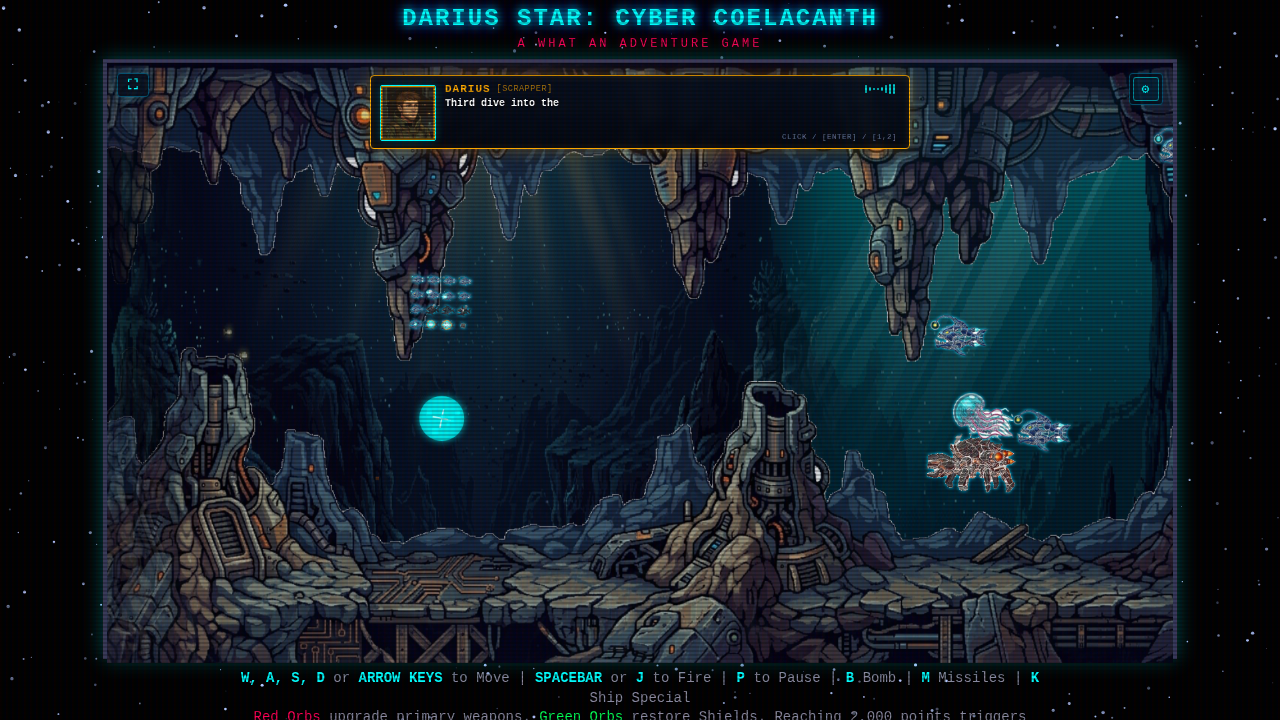
#> input picture tests/gameplay_scale_verification.png, 1280 x 720 px
$ python slice_and_process_sprites.py ../tests/gameplay_scale_verification.png ../tests/gameplay_scale_verification.png
#> lines starting #> are read from the running program, lines starting #| are printed output that depends on the picture; after the words box and inside, x2 and y2 are one past the last pixel; in counts of white or black regions, pixels touching at a corner belong together
#> further down, img is the input picture: PIL image 1280x720 RGB; mean R, G, B 19.5, 30.4, 39.2
#!/usr/bin/env python3
"""
scripts/slice_and_process_sprites.py
Standardized 4-Boundary Flood-Fill Alpha Slicing and Atlas Assembler for Boss Sprites.
"""

import sys
import os
import glob
from collections import deque
import numpy as np
from PIL import Image

from PIL import ImageFilter

def extract_alpha_flood_fill(img: Image.Image, bg_threshold: int = 242, close_radius: int = 2) -> Image.Image:
    """
    Extracts alpha transparency by flood-filling exclusively from the 4 outer image borders
    with morphological perimeter gap closing to guarantee 100% solid, filled-in interior models.
    Internal white highlights, armor plates, and speculars remain 100% opaque.
    """
#> called with bg_threshold = 242, close_radius = 2
    arr = np.array(img.convert('RGB'))
    h, w = arr.shape[:2]
#> h = 720; w = 1280

    is_sprite = (arr[:, :, 0] < bg_threshold) | (arr[:, :, 1] < bg_threshold) | (arr[:, :, 2] < bg_threshold)
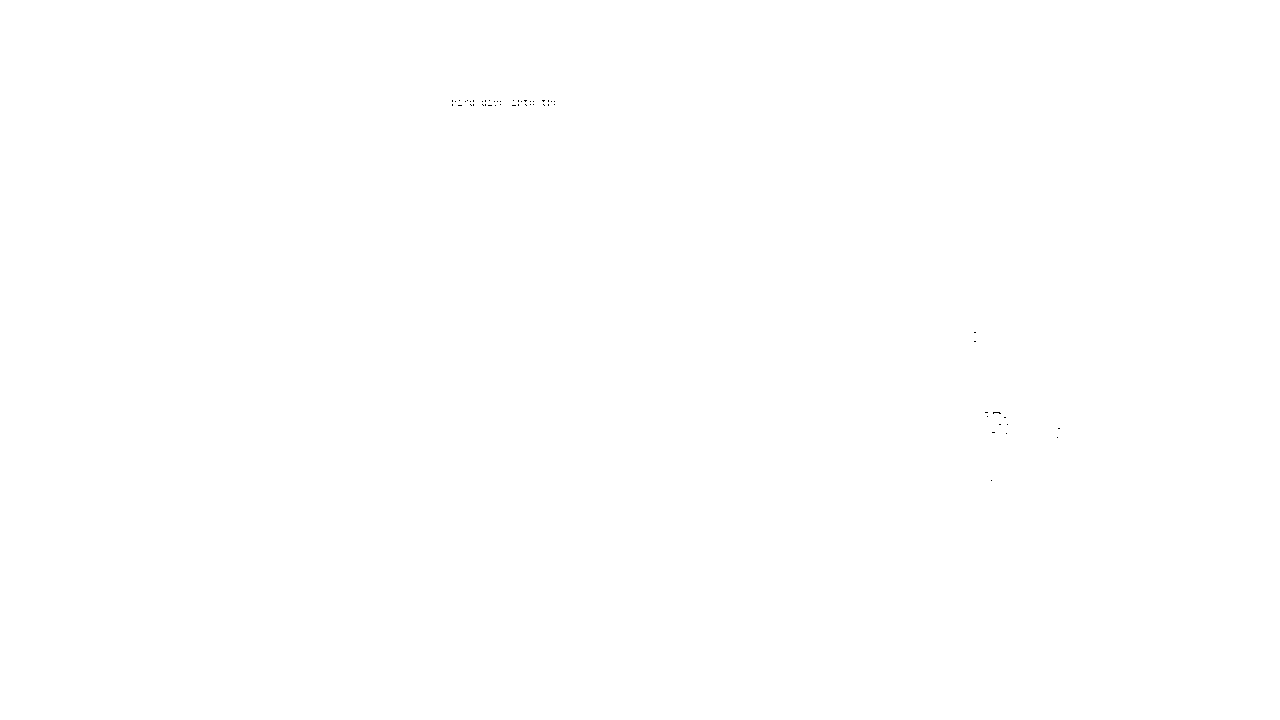
#> is_sprite: shape (720, 1280) bool; 100% white; black in thin lines or dots, all inside (x1, y1, x2, y2) = (452, 100, 1060, 481)
    mask_im = Image.fromarray((is_sprite * 255).astype(np.uint8), mode='L')
    if close_radius > 0:
        closed_im = mask_im.filter(ImageFilter.MaxFilter(2 * close_radius + 1))
#> closed_im: PIL image 1280x720 L; every value is 255
        closed_mask = np.array(closed_im) > 0
#> closed_mask: shape (720, 1280) bool; every value is 1
    else:
        closed_mask = is_sprite

    visited = np.zeros((h, w), dtype=bool)
    q = deque()
    for x in range(w):
        if not closed_mask[0, x] and not visited[0, x]: visited[0, x] = True; q.append((0, x))
        if not closed_mask[h-1, x] and not visited[h-1, x]: visited[h-1, x] = True; q.append((h-1, x))
#> visited: shape (720, 1280) bool; every value is 0
    for y in range(h):
        if not closed_mask[y, 0] and not visited[y, 0]: visited[y, 0] = True; q.append((y, 0))
        if not closed_mask[y, w-1] and not visited[y, w-1]: visited[y, w-1] = True; q.append((y, w-1))

    while q:
        cy, cx = q.popleft()
        for dy, dx in [(-1, 0), (1, 0), (0, -1), (0, 1)]:
            ny, nx = cy + dy, cx + dx
            if 0 <= ny < h and 0 <= nx < w and not visited[ny, nx] and not closed_mask[ny, nx]:
                visited[ny, nx] = True
                q.append((ny, nx))
#> this loop made 0 passes

    sprite_mask = ~visited
    is_white = (arr[:, :, 0] >= bg_threshold) & (arr[:, :, 1] >= bg_threshold) & (arr[:, :, 2] >= bg_threshold)

    out = np.zeros((h, w, 4), dtype=np.uint8)
    out[:, :, :3] = arr[:, :, :3]
    out[sprite_mask, 3] = 255

    border_touch = np.zeros((h, w), dtype=bool)
    for dy, dx in [(-1, 0), (1, 0), (0, -1), (0, 1)]:
        shifted = np.roll(np.roll(visited, dy, axis=0), dx, axis=1)
        border_touch |= shifted
    outer_edge_white = is_white & border_touch
    out[outer_edge_white, 3] = 0
    return Image.fromarray(out, 'RGBA')

def assemble_4x4_spritesheet(frame_images, output_path, cell_size=256):
    """
    Assembles 16 frames into a 4x4 spritesheet (1024x1024 or 2048x2048).
    frame_images: list of 16 PIL Images or paths in row-major order:
      [row0_f0..f3, row1_f0..f3, row2_f0..f3, row3_f0..f3]
    """
    sheet_w = cell_size * 4
    sheet_h = cell_size * 4
    sheet = Image.new('RGBA', (sheet_w, sheet_h), (0, 0, 0, 0))

    for idx, frame in enumerate(frame_images):
        if isinstance(frame, str):
            f_img = Image.open(frame)
        else:
            f_img = frame
        f_clean = extract_alpha_flood_fill(f_img)
        f_resized = f_clean.resize((cell_size, cell_size), Image.Resampling.LANCZOS)

        row = idx // 4
        col = idx % 4
        sheet.paste(f_resized, (col * cell_size, row * cell_size), f_resized)

    os.makedirs(os.path.dirname(output_path), exist_ok=True)
    sheet.save(output_path, 'PNG')
    print(f"[SPRITESHEET] Successfully compiled 4x4 atlas ({sheet_w}x{sheet_h}): {output_path}")

if __name__ == '__main__':
    if len(sys.argv) < 2:
        print("Usage: python3 scripts/slice_and_process_sprites.py <image_path_or_boss_key>")
        sys.exit(1)

    target = sys.argv[1]
    if os.path.exists(target):
        out_path = target if len(sys.argv) < 3 else sys.argv[2]
        img = Image.open(target)
        clean = extract_alpha_flood_fill(img)
        clean.save(out_path, 'PNG')
        print(f"[FLOOD-FILL] Processed alpha flood-fill on {target} -> {out_path}")
